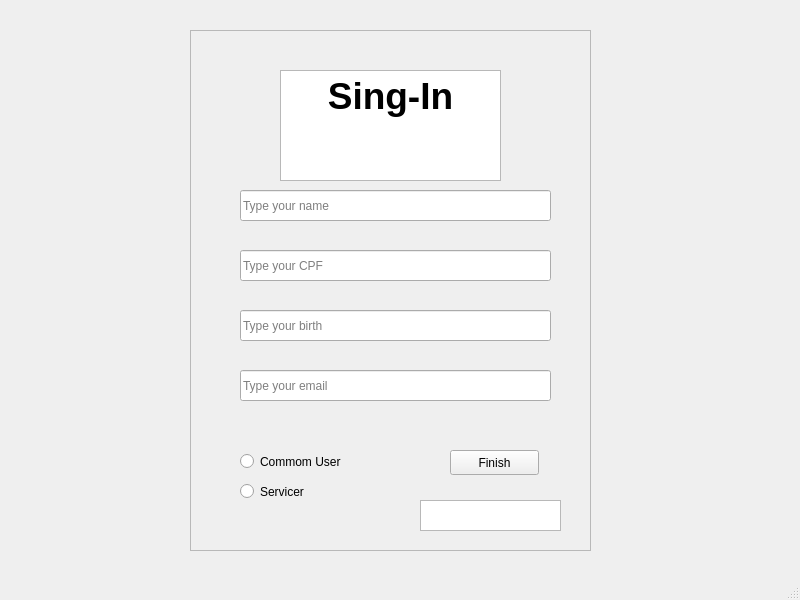
<?xml version="1.0" encoding="UTF-8"?>
<ui version="4.0">
 <class>MainWindow</class>
 <widget class="QMainWindow" name="MainWindow">
  <property name="geometry">
   <rect>
    <x>0</x>
    <y>0</y>
    <width>800</width>
    <height>600</height>
   </rect>
  </property>
  <property name="windowTitle">
   <string>MainWindow</string>
  </property>
  <widget class="QWidget" name="centralwidget">
   <widget class="QFrame" name="frame">
    <property name="geometry">
     <rect>
      <x>190</x>
      <y>30</y>
      <width>401</width>
      <height>521</height>
     </rect>
    </property>
    <property name="frameShape">
     <enum>QFrame::StyledPanel</enum>
    </property>
    <property name="frameShadow">
     <enum>QFrame::Raised</enum>
    </property>
    <widget class="QLineEdit" name="nameLine">
     <property name="geometry">
      <rect>
       <x>50</x>
       <y>160</y>
       <width>311</width>
       <height>31</height>
      </rect>
     </property>
     <property name="placeholderText">
      <string>Type your name</string>
     </property>
    </widget>
    <widget class="QLineEdit" name="birthLine">
     <property name="geometry">
      <rect>
       <x>50</x>
       <y>280</y>
       <width>311</width>
       <height>31</height>
      </rect>
     </property>
     <property name="placeholderText">
      <string>Type your birth</string>
     </property>
    </widget>
    <widget class="QLineEdit" name="cpfLine">
     <property name="geometry">
      <rect>
       <x>50</x>
       <y>220</y>
       <width>311</width>
       <height>31</height>
      </rect>
     </property>
     <property name="placeholderText">
      <string>Type your CPF</string>
     </property>
    </widget>
    <widget class="QLineEdit" name="emailLine">
     <property name="geometry">
      <rect>
       <x>50</x>
       <y>340</y>
       <width>311</width>
       <height>31</height>
      </rect>
     </property>
     <property name="placeholderText">
      <string>Type your email</string>
     </property>
    </widget>
    <widget class="QTextEdit" name="textEdit">
     <property name="geometry">
      <rect>
       <x>90</x>
       <y>40</y>
       <width>221</width>
       <height>111</height>
      </rect>
     </property>
     <property name="html">
      <string>&lt;!DOCTYPE HTML PUBLIC &quot;-//W3C//DTD HTML 4.0//EN&quot; &quot;http://www.w3.org/TR/REC-html40/strict.dtd&quot;&gt;
&lt;html&gt;&lt;head&gt;&lt;meta name=&quot;qrichtext&quot; content=&quot;1&quot; /&gt;&lt;meta charset=&quot;utf-8&quot; /&gt;&lt;style type=&quot;text/css&quot;&gt;
p, li { white-space: pre-wrap; }
hr { height: 1px; border-width: 0; }
li.unchecked::marker { content: &quot;\2610&quot;; }
li.checked::marker { content: &quot;\2612&quot;; }
&lt;/style&gt;&lt;/head&gt;&lt;body style=&quot; font-family:'Ubuntu'; font-size:11pt; font-weight:400; font-style:normal;&quot;&gt;
&lt;p align=&quot;center&quot; style=&quot; margin-top:0px; margin-bottom:0px; margin-left:0px; margin-right:0px; -qt-block-indent:0; text-indent:0px;&quot;&gt;&lt;span style=&quot; font-size:28pt; font-weight:700;&quot;&gt;Sing-In&lt;/span&gt;&lt;/p&gt;
&lt;p align=&quot;center&quot; style=&quot;-qt-paragraph-type:empty; margin-top:0px; margin-bottom:0px; margin-left:0px; margin-right:0px; -qt-block-indent:0; text-indent:0px; font-size:28pt; font-weight:700;&quot;&gt;&lt;br /&gt;&lt;/p&gt;&lt;/body&gt;&lt;/html&gt;</string>
     </property>
    </widget>
    <widget class="QRadioButton" name="radioButton">
     <property name="geometry">
      <rect>
       <x>50</x>
       <y>420</y>
       <width>141</width>
       <height>23</height>
      </rect>
     </property>
     <property name="text">
      <string>Commom User</string>
     </property>
    </widget>
    <widget class="QRadioButton" name="radioButton_2">
     <property name="geometry">
      <rect>
       <x>50</x>
       <y>450</y>
       <width>112</width>
       <height>23</height>
      </rect>
     </property>
     <property name="text">
      <string>Servicer</string>
     </property>
    </widget>
    <widget class="QPushButton" name="finish">
     <property name="geometry">
      <rect>
       <x>260</x>
       <y>420</y>
       <width>89</width>
       <height>25</height>
      </rect>
     </property>
     <property name="text">
      <string>Finish</string>
     </property>
    </widget>
    <widget class="QTextEdit" name="feedback">
     <property name="geometry">
      <rect>
       <x>230</x>
       <y>470</y>
       <width>141</width>
       <height>31</height>
      </rect>
     </property>
    </widget>
   </widget>
  </widget>
  <widget class="QMenuBar" name="menubar">
   <property name="geometry">
    <rect>
     <x>0</x>
     <y>0</y>
     <width>800</width>
     <height>22</height>
    </rect>
   </property>
  </widget>
  <widget class="QStatusBar" name="statusbar"/>
 </widget>
 <resources/>
 <connections/>
</ui>
